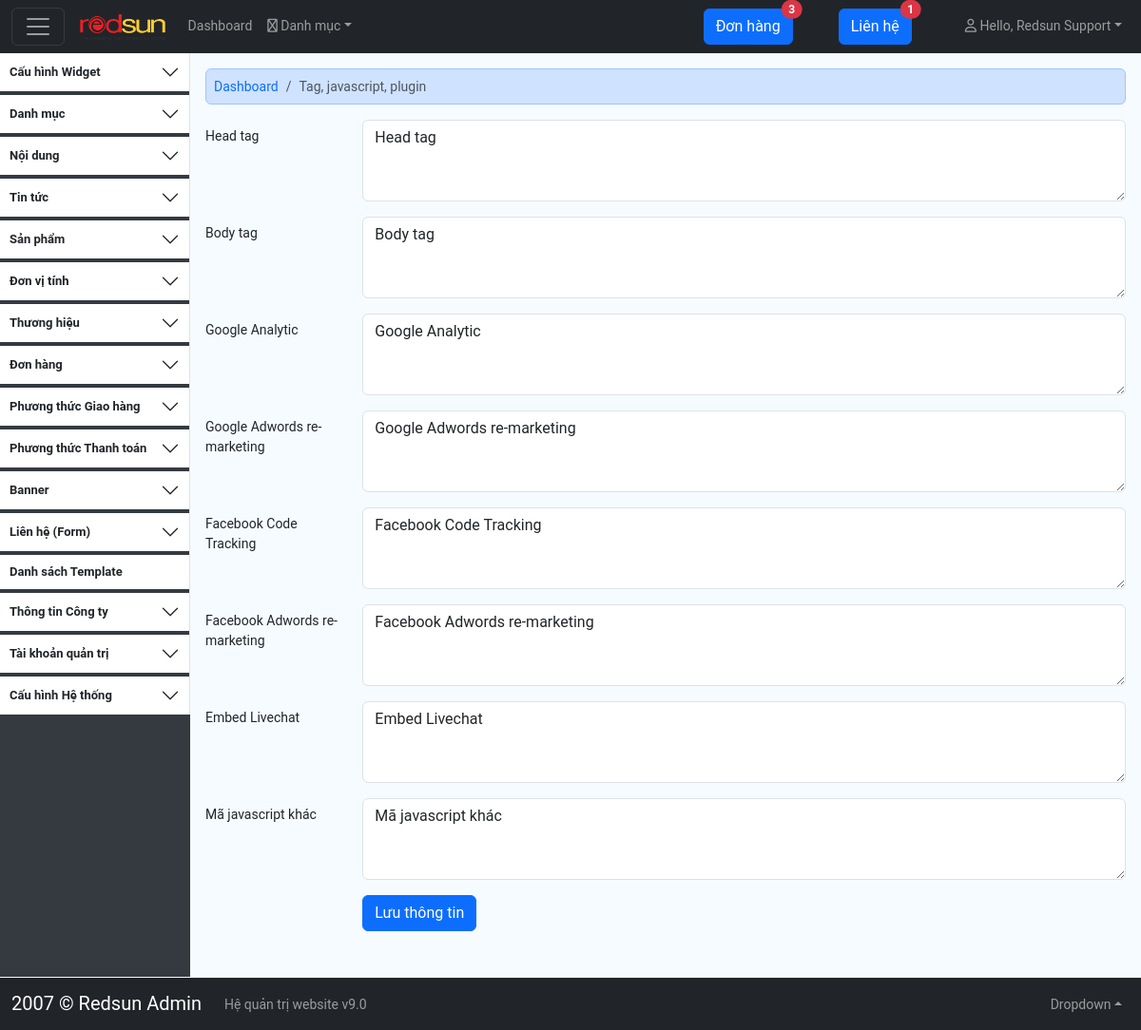
The app's page /adminCMS/index.php?module=config&act=other (signed in) with its own data.
### tables this page shows
CREATE TABLE `tblwebmaster` (
  `ID` tinyint(3) NOT NULL,
  `username` varchar(50) DEFAULT NULL,
  `password` varchar(50) DEFAULT NULL,
  `fullname` varchar(50) DEFAULT NULL,
  `phone` varchar(20) DEFAULT NULL,
  `email` varchar(100) DEFAULT NULL,
  `address` varchar(255) DEFAULT NULL,
  `level` varchar(10) DEFAULT 'admin' COMMENT 'root, admin, staff',
  `t_status` tinyint(1) DEFAULT 1,
  `module_access` text NOT NULL,
  `permit_access` varchar(200) NOT NULL DEFAULT '',
  `salt` varchar(10) NOT NULL,
  `avatar` varchar(255) NOT NULL,
  `created_date` int(15) NOT NULL,
  `created_by` tinyint(3) NOT NULL,
  `updated_date` int(15) NOT NULL,
  `updated_by` tinyint(3) NOT NULL
);

CREATE TABLE `tblconfig` (
  `ID` int(9) NOT NULL,
  `code` varchar(50) NOT NULL,
  `value` text NOT NULL
);

### language/global_lang_vn.php (called while the page is built)
<?php
	$LANG = array();
	$LANG['header_menu'] = 'Menu Header';
	$LANG['mobile_header_menu'] = 'Menu Header - Mobile';
	$LANG['vn_vietnamese'] = 'Tiếng Việt';
	$LANG['vn_english'] = 'Tiếng Anh';
	$LANG['en_vietnamese'] = 'Vietnamese';
	$LANG['en_english'] = 'English';
	$LANG['detail'] = 'Chi tiết';
	$LANG['view'] = 'Xem';
	$LANG['image'] = 'Hình ảnh';
	$LANG['script_code'] = 'Mã Script';
	$LANG['self_tab'] = '_self - Mở link trong Tab đang sử dụng';
	$LANG['blank_tab'] = '_blank - Mở link trong Tab mới';
	$LANG['search'] = 'Tìm kiếm';
	$LANG['pending'] = 'Chờ xử lý';
	$LANG['confirmed'] = 'Đã xác nhận';
	$LANG['packaged'] = 'Đã đóng gói';
	$LANG['delivering'] = 'Đang giao hàng';
	$LANG['delivered_successfully'] = 'Giao hàng thành công';
	$LANG['delivery_failed'] = 'Giao hàng thất bại';
	$LANG['order_completed'] = 'Đơn hàng hoàn thành';
	$LANG['order_failed'] = 'Đơn hàng thất bại';
	$LANG['refund_order'] = 'Đơn hàng hoàn trả';
	$LANG['unpaid'] = 'Chưa thanh toán';
	$LANG['paid'] = 'Đã thanh toán';
	$LANG['not_yet_refunded'] = 'Chưa hoàn tiền';
	$LANG['refunded'] = 'Đã hoàn tiền';
	$LANG['not_yet_delivered'] = 'Chưa giao hàng';
	$LANG['packing_up_goods'] = 'Đang lấy hàng';
	$LANG['cancel_delivery'] = 'Hủy giao hàng';
	$LANG['delivery_success'] = 'Giao hàng thành công';
	$LANG['delivery_not_success'] = 'Giao hàng thất bại';
	$LANG['redelivery'] = 'Giao hàng lại';
	$LANG['return_goods'] = 'Chuyển hoàn';
	$LANG['notes'] = 'Ghi chú';
	$LANG['unit'] = 'Đơn vị tính';
	$LANG['subject'] = 'Chủ đề';
	$LANG['object'] = 'Đối tượng';
	$LANG['category'] = 'Danh mục';
	$LANG['aaaaaaa'] = 'aaaaaaa';
	$LANG['aaaaaaa'] = 'aaaaaaa';
	$LANG['aaaaaaa'] = 'aaaaaaa';
	$LANG['aaaaaaa'] = 'aaaaaaa';
?>

### adminCMS/language/lang_vn.php (called while the page is built, shortened)
<?php
	$LANG['hello'] = 'Hello';
	$LANG['contact'] = 'Liên hệ';
	$LANG['information'] = 'Thông tin';
	$LANG['save_information'] = 'Lưu thông tin';
	$LANG['cancel'] = 'Hủy bỏ';
	$LANG['created_date'] = 'Ngày tạo';
	$LANG['updated_date'] = 'Ngày cập nhật';
	$LANG['created_by'] = 'Người tạo';
	$LANG['updated_by'] = 'Người cập nhật';
	$LANG['publish_date'] = 'Ngày xuất bản';
	$LANG['active'] = 'Active';
	$LANG['inactive'] = 'Inactive';
	$LANG['unknow'] = 'Không biết';
	$LANG['update_failure'] = 'Cập nhật thất bại!';
	$LANG['update_success'] = 'Cập nhật thành công!';
	$LANG['account'] = 'Tài khoản';
	$LANG['account-info'] = $LANG['information'].' '.$LANG['account'];
?>

### classes/database.php (called while the page is built, shortened)
<?php
class database {
    public $host = "localhost";
    public $user = "root";
    public $pass = "";
    public $database = "";
    public $connect;
    function __construct() {
        $WEBCONFIG          = unserialize(WEBCONFIG);
	   	$this->host        = $WEBCONFIG["DB"]['hosting'];
	   	$this->database    = $WEBCONFIG["DB"]['name_db'];
	   	$this->user        = $WEBCONFIG["DB"]['user_db'];
	   	$this->pass        = $WEBCONFIG["DB"]['pass_db'];
    }
    private function connect(){
        $this->connect = mysqli_connect($this->host,$this->user,$this->pass,$this->database);
        mysqli_select_db($this->connect,$this->database);
    }
    public function getField($table,$selectField,$field_set,$value,$filter='',$print=0){
        $sql='select `'.$selectField.'` from '.$table.' where `'.$field_set.'` = "'.$value.'" '.$filter;
        $this->result = mysqli_query ($this->connect, $sql);
        $data = false;
        while ( $row = mysqli_fetch_array($this->result)){
            $data = htmlspecialchars_decode($row[$selectField]);
        }
        return $data;
    }
}

### adminCMS/layout/header-data.php (called while the page is built)
<?php
	$db = new database();
	$webmtId  = $Session->get("webmtId");
	$webmt_fullname = $db->getField(TBLWEBMASTER, "fullname", "ID", $webmtId);
?>

### classes/session.php (called while the page is built, shortened)
<?php
class Session
{
	private $use_cookie;
	private $preStr;
	private $stringone;
	private $secret;
	public function __construct ($cook = "zipcook") {
		$this->use_cookie = $cook;
		$this->preStr= "_RS_";
		$this->secret="secret";
		if ($this->use_cookie=="yes") {
		} elseif ($this->use_cookie=="zipcook") {
			$this->stringone = $this->prelevaStringaTotale();
		} else {
			ini_set("session.gc_maxlifetime","432000");
			ini_set("url_rewriter.tags","");
			ini_set("session.use_trans_sid", false);
			session_start();
		}
	}
	private function prelevaStringaTotale() {
		$cookiesSet = array_keys($_COOKIE);
		$out = "";
		for ($x=0;$x<count($cookiesSet);$x++) {
			if (strpos(" ".$cookiesSet[$x],$this->preStr)==1)
				$out.=$_COOKIE[$cookiesSet[$x]];
		}
		return $this->decrypta($out);
	}
	public function get($var) {
		if ($this->use_cookie=="yes") {
			global $_COOKIE;
			return $this->decrypta($_COOKIE[$var]);
		} elseif ($this->use_cookie=="zipcook") {
			if ($this->stringone!="") {
				parse_str($this->stringone, $vars);
			} else {
				return "";
			}
			return $vars[$var];
		}
	}
	private function decrypta($t) {
		$t = $this->ed(base64_decode(($t)));
		$v = "";
		for ($i=0;$i<strlen($t);$i++){
			$md5 = substr($t,$i,1);
			$i++;
			$v.= (substr($t,$i,1) ^ $md5);
		}
		return $v;
	}
	private function ed($t) {
		$r = md5($this->secret); $c=0; $v="";
		for ($i=0;$i<strlen($t);$i++) {
			if ($c==strlen($r)) $c=0;
			$v.= substr($t,$i,1) ^ substr($r,$c,1);
			$c++;
		}
		return $v;
	}
}
?>

### adminCMS/data/config/other.php (called while the page is built, shortened)
<?php
	$_method = new method();
	$db  = new database();
    $page_title = $LANG['other-config'];
	$showBreadcrumbAdmin = $_method->showBreadcrumbAdmin(serialize(array(
		_LINK_HOME => $LANG['index'],
		'javascript:;' => $page_title,
	)));
	$head_tag = $db->getField(TBLCONFIG,'value','code','head_tag');
	$body_tag = $db->getField(TBLCONFIG,'value','code','body_tag');
	$google_analytic = $db->getField(TBLCONFIG,'value','code','google_analytic');
	$google_adwords = $db->getField(TBLCONFIG,'value','code','google_adwords');
	$facebook_code_tracking = $db->getField(TBLCONFIG,'value','code','facebook_code_tracking');
	$facebook_adwords = $db->getField(TBLCONFIG,'value','code','facebook_adwords');
	$embed_livechat = $db->getField(TBLCONFIG,'value','code','embed_livechat');
	$javascript_other = $db->getField(TBLCONFIG,'value','code','javascript_other');
?>

### adminCMS/view/config/other.php (the view, shortened to what this page needs)
<div class="page-home">
	<div class="alert alert-primary p-2" role="alert">
		<nav aria-label="breadcrumb">
		  	<ol class="breadcrumb mb-0">
		    	<?php echo $showBreadcrumbAdmin; ?>
		  	</ol>
		</nav>
	</div>
	<section class="box-section mb-3">
		<form action="" role="form" method="post" id="form_updateSMTP">
			<div class="row">
				<div class="col-md-12">
					<div class="row mb-3">
						<div class="col-xl-2">
							<label for="head_tag" class="col-form-label"><?php echo $LANG['head_tag']; ?> </label>
						</div>
						<div class="col-xl-10">
							<textarea class="form-control" name="head_tag" id="head_tag" rows="3"><?php echo $head_tag; ?></textarea>
						</div>
					</div>
				</div>
				<div class="col-md-12">
					<div class="row mb-3">
						<div class="col-xl-2">
							<label for="body_tag" class="col-form-label"><?php echo $LANG['body_tag']; ?> </label>
						</div>
						<div class="col-xl-10">
							<textarea class="form-control" name="body_tag" id="body_tag" rows="3"><?php echo $body_tag; ?></textarea>
						</div>
					</div>
				</div>
				<div class="col-md-12">
					<div class="row mb-3">
						<div class="col-xl-2">
							<label for="google_analytic" class="col-form-label"><?php echo $LANG['google_analytic']; ?> </label>
						</div>
						<div class="col-xl-10">
							<textarea class="form-control" name="google_analytic" id="google_analytic" rows="3"><?php echo $google_analytic; ?></textarea>
						</div>
					</div>
				</div>
				<div class="col-md-12">
					<div class="row mb-3">
						<div class="col-xl-2">
							<label for="google_adwords" class="col-form-label"><?php echo $LANG['google_adwords']; ?> </label>
						</div>
						<div class="col-xl-10">
							<textarea class="form-control" name="google_adwords" id="google_adwords" rows="3"><?php echo $google_adwords; ?></textarea>
						</div>
					</div>
				</div>
				<div class="col-md-12">
					<div class="row mb-3">
						<div class="col-xl-2">
							<label for="facebook_code_tracking" class="col-form-label"><?php echo $LANG['facebook_code_tracking']; ?> </label>
						</div>
						<div class="col-xl-10">
							<textarea class="form-control" name="facebook_code_tracking" id="facebook_code_tracking" rows="3"><?php echo $facebook_code_tracking; ?></textarea>
						</div>
					</div>
				</div>
				<div class="col-md-12">
					<div class="row mb-3">
						<div class="col-xl-2">
							<label for="facebook_adwords" class="col-form-label"><?php echo $LANG['facebook_adwords']; ?> </label>
						</div>
						<div class="col-xl-10">
							<textarea class="form-control" name="facebook_adwords" id="facebook_adwords" rows="3"><?php echo $facebook_adwords; ?></textarea>
						</div>
					</div>
				</div>
				<div class="col-md-12">
					<div class="row mb-3">
						<div class="col-xl-2">
							<label for="embed_livechat" class="col-form-label"><?php echo $LANG['embed_livechat']; ?> </label>
						</div>
						<div class="col-xl-10">
							<textarea class="form-control" name="embed_livechat" id="embed_livechat" rows="3"><?php echo $embed_livechat; ?></textarea>
						</div>
					</div>
				</div>
				<div class="col-md-12">
					<div class="row mb-3">
						<div class="col-xl-2">
							<label for="javascript_other" class="col-form-label"><?php echo $LANG['javascript_other']; ?> </label>
						</div>
						<div class="col-xl-10">
							<textarea class="form-control" name="javascript_other" id="javascript_other" rows="3"><?php echo $javascript_other; ?></textarea>
						</div>
					</div>
				</div>
			</div>
			<div class="row">
				<div class="col-md-6">
					<div class="row mb-3">
						<div class="col-xl-4">&nbsp;</div>
						<div class="col-xl-8">
							<button class="btn btn-primary me-2" type="submit"><?php echo $LANG['save_information']; ?></button>
						</div>
					</div>
				</div>
			</div>
		</form>
	</section>
</div>

### adminCMS/layout/header.php (shortened to what this page needs)
<nav class="navbar navbar-expand-md bg-dark navbar-dark fixed-top">
    <div class="container-fluid">
        <button onclick="menuLeft()" id="navleft-option" class="navbar-toggler d-block me-3" type="button"><span class="navbar-toggler-icon"></span></button>
        <a title="<?php echo $LANG['index']; ?>" class="navbar-brand" href="index.php"><img src="assets/images/logo.png" alt=""></a>
        <div class="collapse navbar-collapse" id="navbar-top">
            <ul class="navbar-nav w-100">
                <li class="nav-item">
                    <a class="nav-link" href="index.php" title=""><?php echo $LANG['index']; ?></a>
                </li>
                <li class="nav-item dropdown">
                    <a class="nav-link dropdown-toggle" href="javascript:;" role="button" data-bs-toggle="dropdown" title=""><i class="fa-regular fa-sitemap"></i> <?php echo $LANG['category']; ?></a></a>
                </li>
                <li class="nav-item ms-md-auto">
                    <a href="<?php echo _LINK_ORDER_LIST; ?>" class="btn btn-primary position-relative" title="">
                        <?php echo $LANG['order']; ?>
                        <span class="position-absolute top-0 start-100 translate-middle badge rounded-pill bg-danger">3</span>
                    </a>
                </li>
                <li class="nav-item ms-md-5">
                    <a href="<?php echo _LINK_CONTACT_LIST; ?>" class="btn btn-primary position-relative" title="">
                        <?php echo $LANG['contact']; ?>
                        <span class="position-absolute top-0 start-100 translate-middle badge rounded-pill bg-danger">1</span>
                    </a>
                </li>
                <li class="nav-item dropdown ms-md-5">
                    <a class="nav-link dropdown-toggle" href="#" role="button" data-bs-toggle="dropdown" title=""><i class="fa-regular fa-user rounded-pill"></i> <?php echo $LANG['hello']; ?>, <?php echo $webmt_fullname; ?></a></a>
                </li>
            </ul>
        </div>
    </div>
</nav>

### adminCMS/assets/css/custom.css (style rules this page uses)
:root { --font-bold: 700; --font-medium: 600; --font-regular-medium: 500; }
body { font-family: 'Roboto', sans-serif; background-color: #F6FBFF; line-height: 1.428571429; font-size: 14px; }
.navbar-brand img { height: 28px; }

### records on screen
tblwebmaster: fullname "Redsun Support"
tblconfig: head_tag "Head tag"
tblconfig: body_tag "Body tag"
tblconfig: google_analytic "Google Analytic"
tblconfig: google_adwords "Google Adwords re-marketing"
tblconfig: facebook_code_tracking "Facebook Code Tracking"
tblconfig: facebook_adwords "Facebook Adwords re-marketing"
tblconfig: embed_livechat "Embed Livechat"
tblconfig: javascript_other "Mã javascript khác"

### other values on screen
$LANG['index'] "Dashboard"
$LANG['category'] "Danh mục"
$LANG['order'] "Đơn hàng"
$LANG['contact'] "Liên hệ"
$LANG['hello'] "Hello"
$LANG['config'] "Cấu hình"
$LANG['widget'] "Widget"
$LANG['content'] "Nội dung"
$LANG['news'] "Tin tức"
$LANG['product'] "Sản phẩm"
$LANG['unit'] "Đơn vị tính"
$LANG['brand'] "Thương hiệu"
$LANG['deliverymethod'] "Phương thức Giao hàng"
$LANG['paymentmethod'] "Phương thức Thanh toán"
$LANG['banner'] "Banner"
